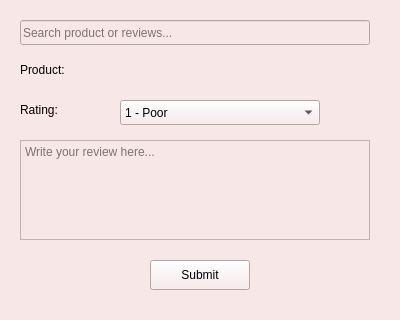
<?xml version="1.0" encoding="UTF-8"?>
<ui version="4.0">
 <class>ReviewWindow</class>
 <widget class="QMainWindow" name="ReviewWindow">
  <property name="geometry">
   <rect>
    <x>0</x>
    <y>0</y>
    <width>400</width>
    <height>320</height>
   </rect>
  </property>
  <property name="windowTitle">
   <string>Write a Review</string>
  </property>
  <property name="styleSheet">
   <string>background-color: #F8E7E7;</string>
  </property>
  <widget class="QWidget" name="centralwidget">
   <widget class="QLineEdit" name="lineEdit_search">
    <property name="geometry">
     <rect>
      <x>20</x>
      <y>20</y>
      <width>350</width>
      <height>25</height>
     </rect>
    </property>
    <property name="placeholderText">
     <string>Search product or reviews...</string>
    </property>
   </widget>
   <widget class="QLabel" name="label_product_name">
    <property name="geometry">
     <rect>
      <x>20</x>
      <y>60</y>
      <width>350</width>
      <height>20</height>
     </rect>
    </property>
    <property name="text">
     <string>Product:</string>
    </property>
   </widget>
   <widget class="QLabel" name="label_rating">
    <property name="geometry">
     <rect>
      <x>20</x>
      <y>100</y>
      <width>100</width>
      <height>20</height>
     </rect>
    </property>
    <property name="text">
     <string>Rating:</string>
    </property>
   </widget>
   <widget class="QComboBox" name="comboBox_rating">
    <property name="geometry">
     <rect>
      <x>120</x>
      <y>100</y>
      <width>200</width>
      <height>25</height>
     </rect>
    </property>
    <item>
     <property name="text">
      <string>1 - Poor</string>
     </property>
    </item>
    <item>
     <property name="text">
      <string>2 - Fair</string>
     </property>
    </item>
    <item>
     <property name="text">
      <string>3 - Good</string>
     </property>
    </item>
    <item>
     <property name="text">
      <string>4 - Very Good</string>
     </property>
    </item>
    <item>
     <property name="text">
      <string>5 - Excellent</string>
     </property>
    </item>
   </widget>
   <widget class="QPlainTextEdit" name="plainTextEdit_review">
    <property name="geometry">
     <rect>
      <x>20</x>
      <y>140</y>
      <width>350</width>
      <height>100</height>
     </rect>
    </property>
    <property name="placeholderText">
     <string>Write your review here...</string>
    </property>
   </widget>
   <widget class="QPushButton" name="pushButton_submit">
    <property name="geometry">
     <rect>
      <x>150</x>
      <y>260</y>
      <width>100</width>
      <height>30</height>
     </rect>
    </property>
    <property name="text">
     <string>Submit</string>
    </property>
   </widget>
  </widget>
  <widget class="QStatusBar" name="statusbar"/>
 </widget>
 <resources/>
 <connections/>
</ui>
